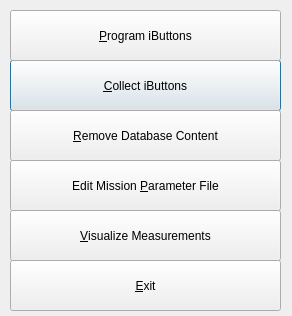
<?xml version="1.0" encoding="UTF-8"?>
<ui version="4.0">
 <class>IAssistClass</class>
 <widget class="QDialog" name="IAssistClass">
  <property name="windowModality">
   <enum>Qt::NonModal</enum>
  </property>
  <property name="enabled">
   <bool>true</bool>
  </property>
  <property name="geometry">
   <rect>
    <x>0</x>
    <y>0</y>
    <width>292</width>
    <height>316</height>
   </rect>
  </property>
  <property name="sizePolicy">
   <sizepolicy hsizetype="Fixed" vsizetype="Fixed">
    <horstretch>0</horstretch>
    <verstretch>0</verstretch>
   </sizepolicy>
  </property>
  <property name="windowTitle">
   <string>iAssist</string>
  </property>
  <property name="autoFillBackground">
   <bool>false</bool>
  </property>
  <widget class="QPushButton" name="btnCollect">
   <property name="enabled">
    <bool>true</bool>
   </property>
   <property name="geometry">
    <rect>
     <x>10</x>
     <y>60</y>
     <width>271</width>
     <height>51</height>
    </rect>
   </property>
   <property name="focusPolicy">
    <enum>Qt::StrongFocus</enum>
   </property>
   <property name="text">
    <string>&amp;Collect iButtons</string>
   </property>
  </widget>
  <widget class="QPushButton" name="btnProgram">
   <property name="enabled">
    <bool>true</bool>
   </property>
   <property name="geometry">
    <rect>
     <x>10</x>
     <y>10</y>
     <width>271</width>
     <height>51</height>
    </rect>
   </property>
   <property name="focusPolicy">
    <enum>Qt::StrongFocus</enum>
   </property>
   <property name="text">
    <string>&amp;Program iButtons</string>
   </property>
  </widget>
  <widget class="QPushButton" name="btnMissionParameter">
   <property name="enabled">
    <bool>true</bool>
   </property>
   <property name="geometry">
    <rect>
     <x>10</x>
     <y>160</y>
     <width>271</width>
     <height>51</height>
    </rect>
   </property>
   <property name="focusPolicy">
    <enum>Qt::StrongFocus</enum>
   </property>
   <property name="text">
    <string>Edit Mission &amp;Parameter File</string>
   </property>
  </widget>
  <widget class="QPushButton" name="btnExit">
   <property name="geometry">
    <rect>
     <x>10</x>
     <y>260</y>
     <width>271</width>
     <height>51</height>
    </rect>
   </property>
   <property name="focusPolicy">
    <enum>Qt::StrongFocus</enum>
   </property>
   <property name="text">
    <string>&amp;Exit</string>
   </property>
  </widget>
  <widget class="QPushButton" name="btnRemoveDbCont">
   <property name="enabled">
    <bool>true</bool>
   </property>
   <property name="geometry">
    <rect>
     <x>10</x>
     <y>110</y>
     <width>271</width>
     <height>51</height>
    </rect>
   </property>
   <property name="focusPolicy">
    <enum>Qt::StrongFocus</enum>
   </property>
   <property name="text">
    <string>&amp;Remove Database Content</string>
   </property>
  </widget>
  <widget class="QPushButton" name="btnDataPlot">
   <property name="enabled">
    <bool>true</bool>
   </property>
   <property name="geometry">
    <rect>
     <x>10</x>
     <y>210</y>
     <width>271</width>
     <height>51</height>
    </rect>
   </property>
   <property name="focusPolicy">
    <enum>Qt::StrongFocus</enum>
   </property>
   <property name="text">
    <string>&amp;Visualize Measurements</string>
   </property>
  </widget>
 </widget>
 <layoutdefault spacing="6" margin="11"/>
 <tabstops>
  <tabstop>btnProgram</tabstop>
  <tabstop>btnCollect</tabstop>
  <tabstop>btnRemoveDbCont</tabstop>
  <tabstop>btnMissionParameter</tabstop>
  <tabstop>btnExit</tabstop>
 </tabstops>
 <resources/>
 <connections/>
</ui>
